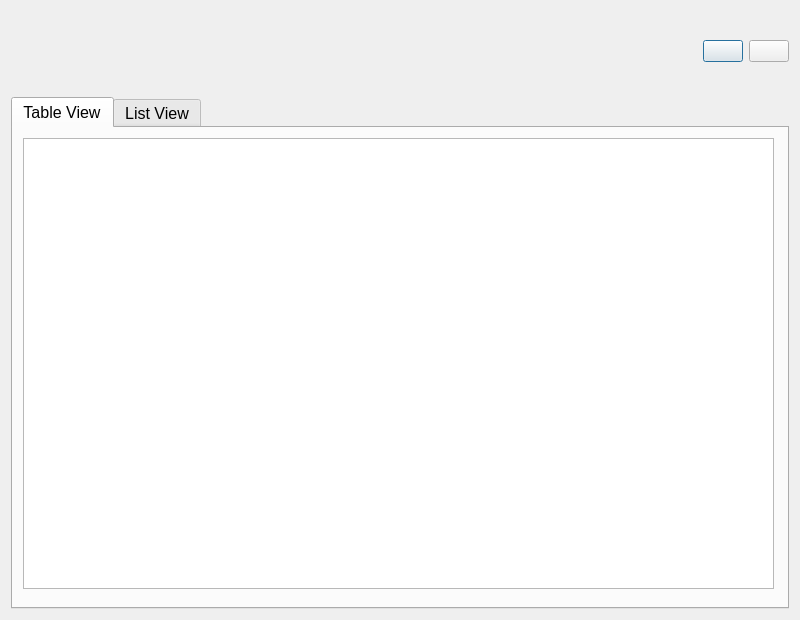
<?xml version="1.0" encoding="UTF-8"?>
<ui version="4.0">
 <class>TableViewDialog</class>
 <widget class="QDialog" name="TableViewDialog">
  <property name="geometry">
   <rect>
    <x>0</x>
    <y>0</y>
    <width>800</width>
    <height>620</height>
   </rect>
  </property>
  <property name="minimumSize">
   <size>
    <width>800</width>
    <height>620</height>
   </size>
  </property>
  <property name="maximumSize">
   <size>
    <width>800</width>
    <height>620</height>
   </size>
  </property>
  <property name="windowTitle">
   <string>Dialog</string>
  </property>
  <layout class="QVBoxLayout" name="verticalLayout_4">
   <item>
    <layout class="QVBoxLayout" name="verticalLayout">
     <item>
      <layout class="QHBoxLayout" name="horizontalLayout">
       <item>
        <widget class="QLabel" name="label">
         <property name="minimumSize">
          <size>
           <width>0</width>
           <height>80</height>
          </size>
         </property>
         <property name="maximumSize">
          <size>
           <width>16777215</width>
           <height>100</height>
          </size>
         </property>
         <property name="text">
          <string/>
         </property>
         <property name="pixmap">
          <pixmap resource="resource.qrc">:/logo.png</pixmap>
         </property>
        </widget>
       </item>
       <item>
        <spacer name="horizontalSpacer">
         <property name="orientation">
          <enum>Qt::Horizontal</enum>
         </property>
         <property name="sizeHint" stdset="0">
          <size>
           <width>40</width>
           <height>20</height>
          </size>
         </property>
        </spacer>
       </item>
       <item>
        <widget class="QPushButton" name="refreshButton">
         <property name="text">
          <string/>
         </property>
         <property name="icon">
          <iconset resource="resource.qrc">
           <normaloff>:/icon-refresh.png</normaloff>:/icon-refresh.png</iconset>
         </property>
         <property name="iconSize">
          <size>
           <width>32</width>
           <height>32</height>
          </size>
         </property>
        </widget>
       </item>
       <item>
        <widget class="QPushButton" name="exitButton">
         <property name="text">
          <string/>
         </property>
         <property name="icon">
          <iconset resource="resource.qrc">
           <normaloff>:/icon-error.png</normaloff>:/icon-error.png</iconset>
         </property>
         <property name="iconSize">
          <size>
           <width>32</width>
           <height>32</height>
          </size>
         </property>
        </widget>
       </item>
      </layout>
     </item>
     <item>
      <widget class="QTabWidget" name="tabWidget">
       <property name="font">
        <font>
         <family>Segoe UI</family>
         <pointsize>12</pointsize>
        </font>
       </property>
       <property name="currentIndex">
        <number>0</number>
       </property>
       <widget class="QWidget" name="tableTab">
        <attribute name="title">
         <string>Table View</string>
        </attribute>
        <widget class="QWidget" name="verticalLayoutWidget">
         <property name="geometry">
          <rect>
           <x>10</x>
           <y>10</y>
           <width>751</width>
           <height>451</height>
          </rect>
         </property>
         <layout class="QVBoxLayout" name="verticalLayout_2" stretch="0">
          <property name="sizeConstraint">
           <enum>QLayout::SetDefaultConstraint</enum>
          </property>
          <item>
           <widget class="QTableView" name="tableView"/>
          </item>
         </layout>
        </widget>
       </widget>
       <widget class="QWidget" name="listView">
        <attribute name="title">
         <string>List View</string>
        </attribute>
        <widget class="QWidget" name="verticalLayoutWidget_2">
         <property name="geometry">
          <rect>
           <x>10</x>
           <y>10</y>
           <width>751</width>
           <height>451</height>
          </rect>
         </property>
         <layout class="QVBoxLayout" name="verticalLayout_3">
          <item>
           <widget class="QListWidget" name="listWidget"/>
          </item>
         </layout>
        </widget>
       </widget>
      </widget>
     </item>
    </layout>
   </item>
  </layout>
 </widget>
 <resources>
  <include location="resource.qrc"/>
 </resources>
 <connections>
  <connection>
   <sender>exitButton</sender>
   <signal>clicked()</signal>
   <receiver>TableViewDialog</receiver>
   <slot>close()</slot>
   <hints>
    <hint type="sourcelabel">
     <x>606</x>
     <y>51</y>
    </hint>
    <hint type="destinationlabel">
     <x>319</x>
     <y>217</y>
    </hint>
   </hints>
  </connection>
 </connections>
</ui>
